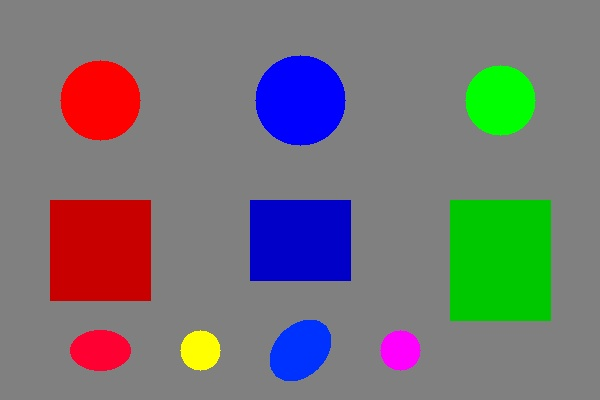
#> input picture images/color_test.jpg, 600 x 400 px, found by its file name
$ python color_detection.py
#> lines starting #> are read from the running program, lines starting #| are printed output that depends on the picture; after the words box and inside, x2 and y2 are one past the last pixel; in counts of white or black regions, pixels touching at a corner belong together
#> further down, image is the input picture: shape (400, 600, 3); mean B, G, R 118, 115.9, 118.3
"""
颜色阈值色块识别模块
功能：基于HSV空间实现红/蓝色目标分割，结合形态学操作去噪
筛选有效轮廓并标注坐标、面积
"""

import cv2
import numpy as np
import os


# HSV颜色空间阈值定义
# H: 色调(0-179), S: 饱和度(0-255), V: 明度(0-255)
# 红色在HSV空间中跨越0度，需要两个范围
COLOR_RANGES = {
    "red": {
        "lower1": np.array([0, 100, 100]),    # 红色下限1
        "upper1": np.array([10, 255, 255]),   # 红色上限1
        "lower2": np.array([160, 100, 100]),  # 红色下限2（跨越0度）
        "upper2": np.array([179, 255, 255]),  # 红色上限2
        "color": (0, 0, 255)                   # BGR显示颜色
    },
    "blue": {
        "lower": np.array([100, 100, 100]),   # 蓝色下限
        "upper": np.array([130, 255, 255]),   # 蓝色上限
        "color": (255, 0, 0)                   # BGR显示颜色
    },
    "green": {
        "lower": np.array([40, 50, 50]),      # 绿色下限
        "upper": np.array([80, 255, 255]),    # 绿色上限
        "color": (0, 255, 0)                   # BGR显示颜色
    }
}


def convert_to_hsv(image):
    """
    将BGR图像转换为HSV颜色空间

    参数:
        image: BGR格式图像
    返回:
        hsv: HSV格式图像
    """
    hsv = cv2.cvtColor(image, cv2.COLOR_BGR2HSV)
#> hsv: shape (400, 600, 3); mean H, S, V 23.1, 58, 149.1
    return hsv


def create_color_mask(hsv_image, color_name):
    """
    创建指定颜色的二值掩码

    参数:
        hsv_image: HSV格式图像
        color_name: 颜色名称 ("red", "blue", "green")
    返回:
        mask: 二值掩码图像
    """
    color_info = COLOR_RANGES.get(color_name)
    if color_info is None:
        print(f"[错误] 不支持的颜色: {color_name}")
        return None

    if color_name == "red":
        # 红色需要合并两个范围的掩码
        mask1 = cv2.inRange(hsv_image, color_info["lower1"], color_info["upper1"])
        mask2 = cv2.inRange(hsv_image, color_info["lower2"], color_info["upper2"])
        mask = cv2.bitwise_or(mask1, mask2)
    else:
        mask = cv2.inRange(hsv_image, color_info["lower"], color_info["upper"])

    return mask


def apply_morphology(mask, kernel_size=5, operations=["open", "close"]):
    """
    应用形态学操作去噪

    参数:
        mask: 输入二值掩码
        kernel_size: 结构元素大小
        operations: 操作列表，可选 "open", "close", "erode", "dilate"
    返回:
        processed_mask: 处理后的掩码
    """
    # 创建结构元素（核）
    kernel = cv2.getStructuringElement(
        cv2.MORPH_ELLIPSE,
        (kernel_size, kernel_size)
    )

    result = mask.copy()

    for op in operations:
        if op == "open":
            # 开运算：先腐蚀后膨胀，去除小噪点
            result = cv2.morphologyEx(result, cv2.MORPH_OPEN, kernel)
        elif op == "close":
            # 闭运算：先膨胀后腐蚀，填补小孔洞
            result = cv2.morphologyEx(result, cv2.MORPH_CLOSE, kernel)
        elif op == "erode":
            # 腐蚀：缩小前景区域
            result = cv2.erode(result, kernel, iterations=1)
        elif op == "dilate":
            # 膨胀：扩大前景区域
            result = cv2.dilate(result, kernel, iterations=1)

    return result


def find_contours(mask, min_area=100, max_area=None):
    """
    查找并筛选有效轮廓

    参数:
        mask: 二值掩码图像
        min_area: 最小面积阈值
        max_area: 最大面积阈值（None表示无限制）
    返回:
        valid_contours: 符合条件的轮廓列表
        contour_info: 轮廓信息列表（包含中心点、面积等）
    """
    # 查找轮廓
    # cv2.RETR_EXTERNAL: 只检测外层轮廓
    # cv2.CHAIN_APPROX_SIMPLE: 压缩水平、垂直、对角线段
    contours, hierarchy = cv2.findContours(
        mask,
        cv2.RETR_EXTERNAL,
        cv2.CHAIN_APPROX_SIMPLE
    )

    valid_contours = []
    contour_info = []

    for i, contour in enumerate(contours):
        # 计算轮廓面积
        area = cv2.contourArea(contour)

        # 面积筛选
        if area < min_area:
            continue
        if max_area is not None and area > max_area:
            continue

        # 计算轮廓中心点（矩）
        moments = cv2.moments(contour)
        if moments["m00"] != 0:
            cx = int(moments["m10"] / moments["m00"])
            cy = int(moments["m01"] / moments["m00"])
        else:
            cx, cy = 0, 0

        # 计算外接矩形
        x, y, w, h = cv2.boundingRect(contour)

        # 计算外接圆
        (circle_x, circle_y), radius = cv2.minEnclosingCircle(contour)

        valid_contours.append(contour)
        contour_info.append({
            "id": i + 1,
            "center": (cx, cy),
            "area": area,
            "bbox": (x, y, w, h),
            "circle_center": (int(circle_x), int(circle_y)),
            "circle_radius": int(radius)
        })

    # 按面积降序排序
    sorted_pairs = sorted(
        zip(valid_contours, contour_info),
        key=lambda x: x[1]["area"],
        reverse=True
    )

    if sorted_pairs:
        valid_contours, contour_info = zip(*sorted_pairs)
        valid_contours = list(valid_contours)
        contour_info = list(contour_info)

    return valid_contours, contour_info


def draw_contour_info(image, contours, contour_info, color=(0, 255, 0)):
    """
    在图像上绘制轮廓和信息标注

    参数:
        image: 原始图像
        contours: 轮廓列表
        contour_info: 轮廓信息列表
        color: 绘制颜色
    返回:
        annotated: 标注后的图像
    """
    annotated = image.copy()

    for i, (contour, info) in enumerate(zip(contours, contour_info)):
        # 绘制轮廓
        cv2.drawContours(annotated, [contour], -1, color, 2)

        # 绘制中心点
        cx, cy = info["center"]
        cv2.circle(annotated, (cx, cy), 5, (0, 0, 255), -1)

        # 绘制外接矩形
        x, y, w, h = info["bbox"]
        cv2.rectangle(annotated, (x, y), (x + w, y + h), (255, 0, 0), 2)

        # 添加文字信息
        text = f"ID:{info['id']} ({cx},{cy}) A:{int(info['area'])}"
        cv2.putText(
            annotated,
            text,
            (x, y - 10),
            cv2.FONT_HERSHEY_SIMPLEX,
            0.5,
            color,
            2
        )

    return annotated


def detect_color_targets(image, target_colors=["red", "blue"], output_dir="output"):
    """
    检测指定颜色的目标

    参数:
        image: 输入BGR图像
        target_colors: 要检测的颜色列表
        output_dir: 输出目录
    返回:
        results: 检测结果字典
    """
    print("\n" + "="*50)
    print("【颜色阈值色块识别】")
    print("="*50)

    results = {
        "original": image,
        "detections": {}
    }

    # 转换为HSV
    hsv = convert_to_hsv(image)

    for color_name in target_colors:
        print(f"\n[检测] 正在检测 {color_name} 色块...")

        # 创建颜色掩码
        mask = create_color_mask(hsv, color_name)
        if mask is None:
            continue

        # 形态学操作去噪
        mask_clean = apply_morphology(mask, kernel_size=5, operations=["open", "close"])

        # 查找轮廓
        contours, info = find_contours(mask_clean, min_area=100)

        print(f"[结果] 发现 {len(contours)} 个 {color_name} 色块")

        # 绘制结果
        color = COLOR_RANGES[color_name]["color"]
        annotated = draw_contour_info(image, contours, info, color)

        # 保存结果
        results["detections"][color_name] = {
            "mask": mask,
            "mask_clean": mask_clean,
            "contours": contours,
            "info": info,
            "annotated": annotated
        }

        # 打印详细信息
        for item in info:
            print(f"  - 目标 {item['id']}: 中心{item['center']}, 面积{item['area']:.1f}")
#> this loop made 2 passes
#| [结果] 发现 3 个 red 色块
#| [结果] 发现 3 个 blue 色块
#> pass 1, in create_color_mask, `mask1 = cv2.inRange(hsv_image, color_info["lower1"], color_info["upper..`:
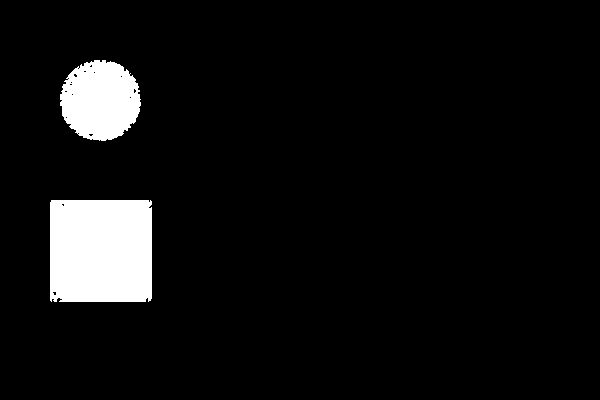
#> mask1: shape (400, 600); 6.4% white; 2 white regions, box (x1, y1, x2, y2) and area: (50, 200, 152, 302) 10354, (60, 60, 141, 141) 5037
#> pass 1, in create_color_mask, `mask = cv2.bitwise_or(mask1, mask2)`:
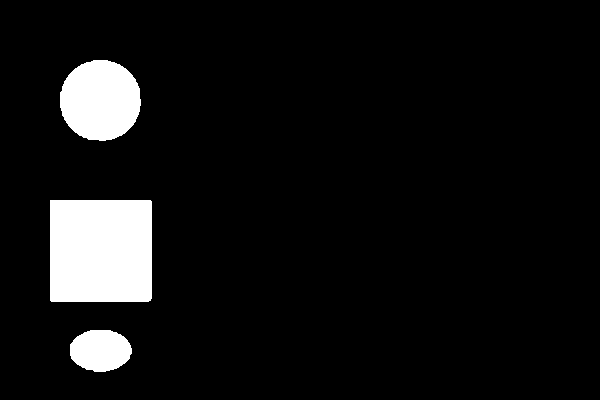
#> mask: shape (400, 600); 7.3% white; 3 white regions, box (x1, y1, x2, y2) and area: (50, 200, 152, 302) 10397, (60, 60, 141, 141) 5186, (70, 330, 132, 372) 2056
#> after the loop:
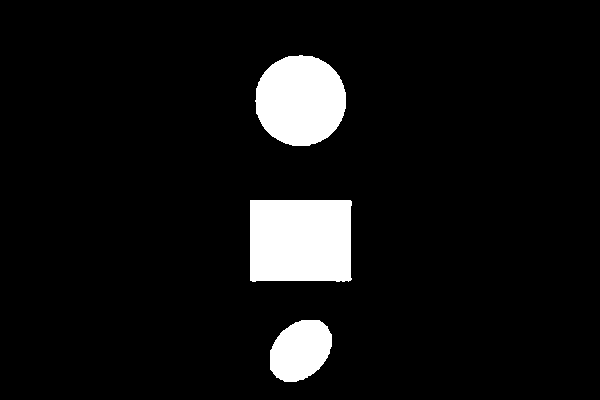
#> mask: shape (400, 600); 7.4% white; 3 white regions, box (x1, y1, x2, y2) and area: (250, 200, 352, 282) 8200, (255, 55, 346, 146) 6522, (270, 320, 332, 382) 2937
#> after the loop: mask_clean: shape (400, 600); 7.4% white; 3 white regions, box (x1, y1, x2, y2) and area: (250, 200, 352, 282) 8195, (256, 55, 346, 146) 6517, (270, 320, 332, 382) 2929
#> after the loop, results = 2 items

    # 创建综合对比图
    comparison = create_color_comparison(image, results["detections"])
    results["comparison"] = comparison

    print("="*50)
    print("【颜色识别完成】")
    print("="*50 + "\n")

    return results


def create_color_comparison(original, detections):
    """
    创建颜色检测综合对比图

    参数:
        original: 原始图像
        detections: 检测结果字典
    返回:
        comparison: 对比图
    """
    rows = []

    # 第一行：原始图 + 各颜色掩码
    masks = [original]
    mask_titles = ["Original"]

    for color_name, data in detections.items():
        # 将掩码转为3通道以便显示
        mask_display = cv2.cvtColor(data["mask_clean"], cv2.COLOR_GRAY2BGR)
        masks.append(mask_display)
        mask_titles.append(f"{color_name.capitalize()} Mask")
#> this loop made 2 passes
#> color_name on passes 1 to 2: 'red', 'blue'
#> after the loop, mask_titles = ['Original', 'Red Mask', 'Blue Mask']; masks = 3 items

    # 填充空白使每行数量一致
    while len(masks) < 4:
        masks.append(np.zeros_like(original))
        mask_titles.append("")
#> this loop made 1 pass
#> after the loop, mask_titles = ['Original', 'Red Mask', 'Blue Mask', '']; masks = 4 items

    # 统一尺寸并拼接
    height, width = original.shape[:2]
#> height = 400; width = 600
    mask_row = []
    for img in masks[:4]:
        mask_row.append(cv2.resize(img, (width, height)))
#> this loop made 4 passes
#> after the loop, mask_row = 4 items
    rows.append(np.hstack(mask_row))

    # 第二行：检测结果标注
    annotated_images = [original]
    annotated_titles = ["Original"]

    for color_name, data in detections.items():
        annotated_images.append(data["annotated"])
        annotated_titles.append(f"{color_name.capitalize()} Detection")
#> after the loop, annotated_images = 3 items; annotated_titles = ['Original', 'Red Detection', 'Blue Detection']

    while len(annotated_images) < 4:
        annotated_images.append(np.zeros_like(original))
        annotated_titles.append("")
#> after the loop, annotated_images = 4 items; annotated_titles = ['Original', 'Red Detection', 'Blue Detection', '']

    annotated_row = []
    for img in annotated_images[:4]:
        annotated_row.append(cv2.resize(img, (width, height)))
#> after the loop, annotated_row = 4 items
    rows.append(np.hstack(annotated_row))

    # 垂直拼接两行
    comparison = np.vstack(rows)

    # 添加标题
    font = cv2.FONT_HERSHEY_SIMPLEX
#> font = 0
    font_scale = 0.6
    thickness = 2

    # 第一行标题
    for i, title in enumerate(mask_titles[:4]):
        if title:
            x = i * width + 10
            y = 30
            cv2.putText(comparison, title, (x, y), font, font_scale, (0, 0, 0), thickness + 1)
            cv2.putText(comparison, title, (x, y), font, font_scale, (255, 255, 255), thickness)
#> this loop made 4 passes
#> (title, x) on passes 1 to 3: ('Original', 10), ('Red Mask', 610), ('Blue Mask', 1210)
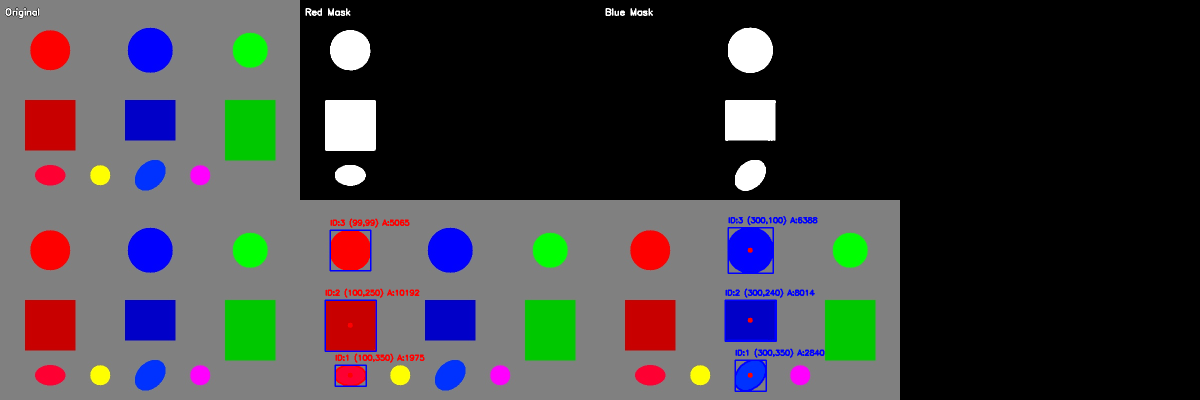
#> comparison: shape (800, 2400, 3) (shown at 1/2 size); mean of channels 0, 1, 2 64.2, 61.9, 63.7; drawn as B, G, R

    # 第二行标题
    row2_offset = height
#> row2_offset = 400
    for i, title in enumerate(annotated_titles[:4]):
        if title:
            x = i * width + 10
            y = row2_offset + 30
            cv2.putText(comparison, title, (x, y), font, font_scale, (0, 0, 0), thickness + 1)
            cv2.putText(comparison, title, (x, y), font, font_scale, (255, 255, 255), thickness)
#> this loop made 4 passes
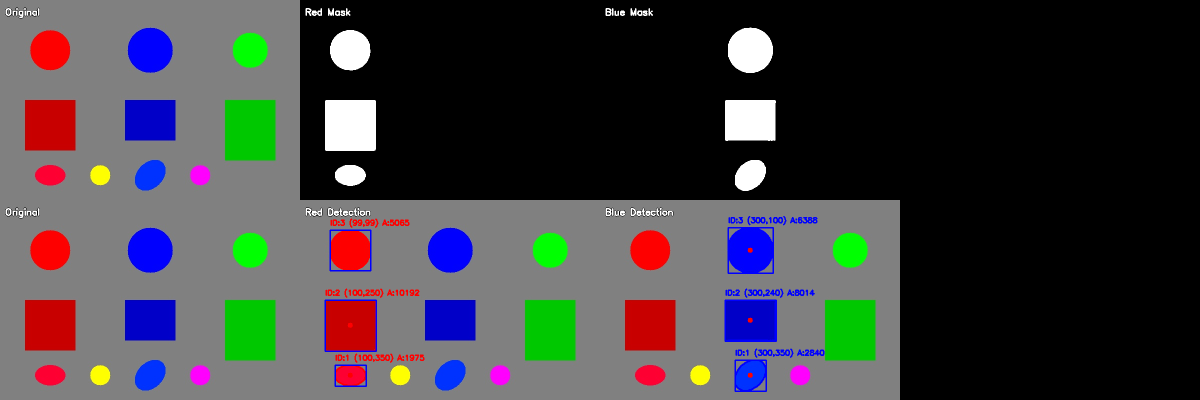
#> comparison: shape (800, 2400, 3) (shown at 1/2 size); 0.21% of pixels changed, all inside (x1, y1, x2, y2) = (10, 415, 1347, 437); drawn as B, G, R

    return comparison


if __name__ == "__main__":
    import sys

    if len(sys.argv) > 1:
        image_path = sys.argv[1]
    else:
        image_path = "images/color_test.jpg"

    if not os.path.exists(image_path):
        print(f"[提示] 图像不存在: {image_path}")
        print("[提示] 请先运行 generate_test_images.py 生成测试图像")
    else:
        image = cv2.imread(image_path)
        results = detect_color_targets(image)
#> results = 3 items

        # 保存结果
        os.makedirs("output", exist_ok=True)
        for color_name, data in results["detections"].items():
            cv2.imwrite(f"output/color_{color_name}_mask.jpg", data["mask_clean"])
            cv2.imwrite(f"output/color_{color_name}_result.jpg", data["annotated"])
#> this loop made 2 passes
#> pass 1, `cv2.imwrite(f"output/color_{color_name}_result.jpg", data["annotated"])`:
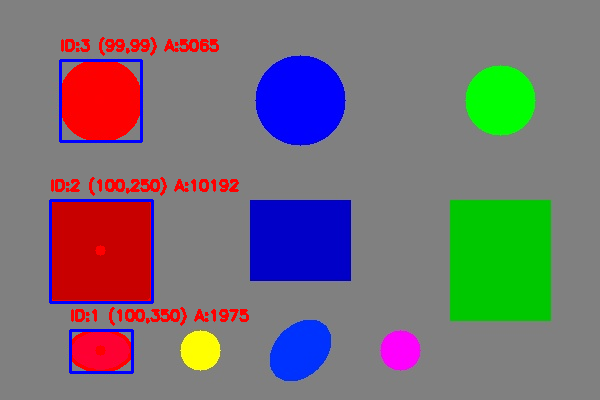
#> saved as color_red_result.jpg: shape (400, 600, 3); mean B, G, R 117.5, 112.5, 118.8
#> pass 2, `cv2.imwrite(f"output/color_{color_name}_result.jpg", data["annotated"])`:
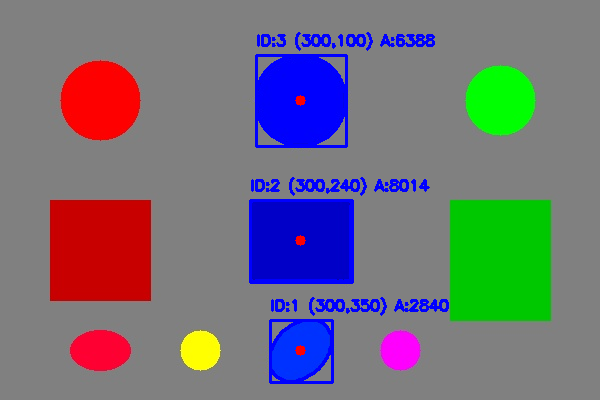
#> saved as color_blue_result.jpg: shape (400, 600, 3); mean B, G, R 121.5, 112.2, 114.9
        cv2.imwrite("output/color_comparison.jpg", results["comparison"])
